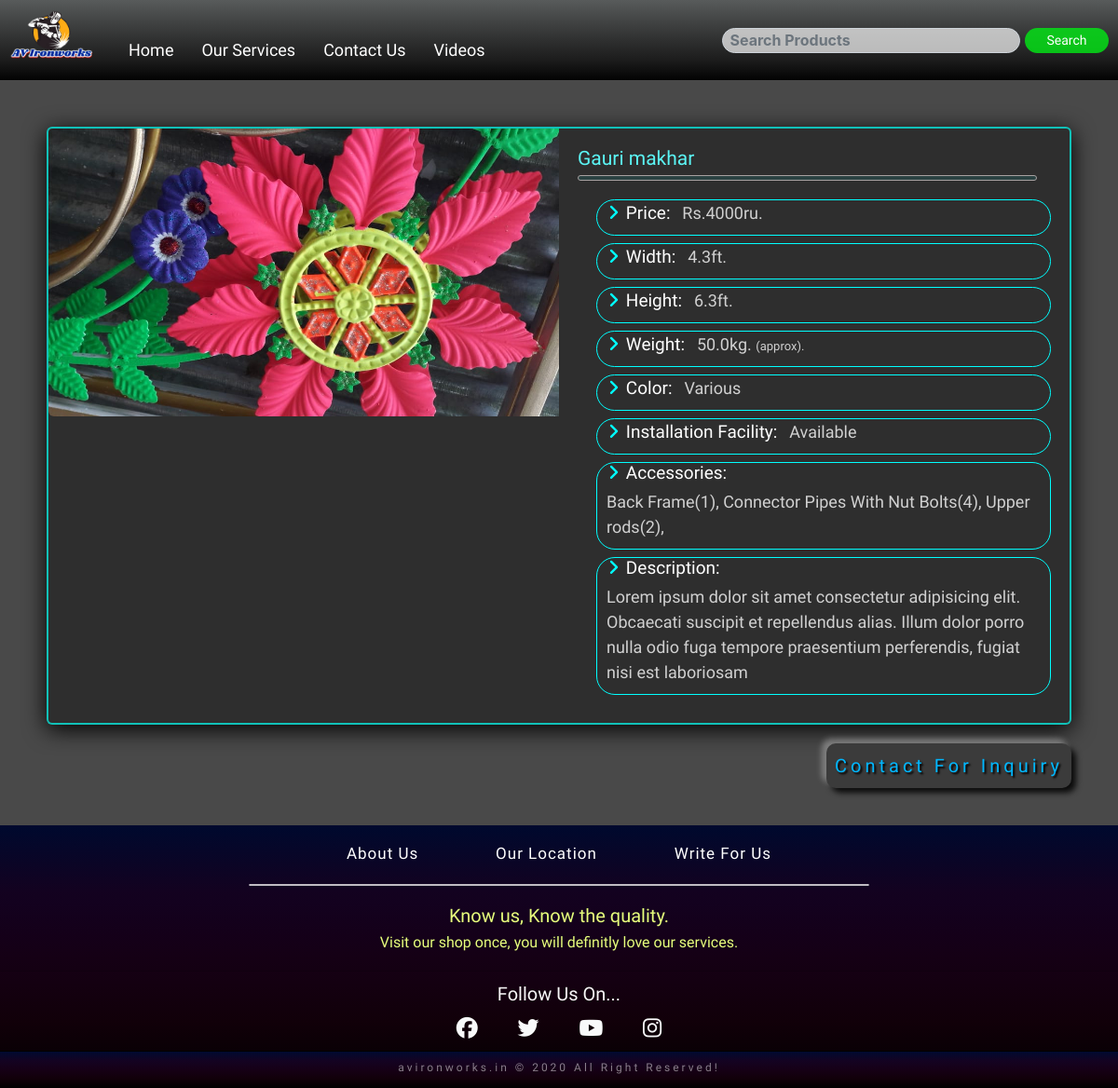
Page /product-details/5 on the committed database.
### home_app/models.py (models this page shows)
class Products(models.Model):
    prod_cat = models.CharField(max_length=30,choices=CATEGORIES,default='')
    prod_head = models.CharField(max_length=50,default='')
    prod_price = models.IntegerField(default=0)
    prod_height = models.FloatField(default=0)
    prod_width = models.FloatField(default=0)
    prod_weight = models.FloatField(default=0)
    prod_color = models.CharField(max_length=30,default='')
    prod_inst_facility = models.CharField(max_length=20,default='')
    prod_accessories = models.CharField(max_length=200,default='')
    prod_desc = models.CharField(max_length=200,default='')
    prod_img = models.ImageField(upload_to='images',default='')

### home_app/views.py (the view)
# urls.py: path('product-details/<int:id>', home_app_view.prod_details_view,name='prod_details'),
def prod_details_view(request,id):
    product = Products.objects.get(id=id)
    return render(request,'home_app/prod_details.html',{'product':product})

### templates/home_app/prod_details.html
<!DOCTYPE html>
{% extends 'home_app/base.html' %}
{% load static %}
{% block body_block %}
<div class="p-d-row">
        <div class="prod_details-img-box">
            <img src="{{product.prod_img.url}}" alt="image">
        </div>
        <div class="product-details-box">
            <h2 class="p-d-name"">{{product.prod_head}}</h2>
            <div class="bottom-line"></div>
            <ul class="prod-details">
                <li>
                    <h3><i class="fas fa-angle-right"></i>Price:</h3>
                    <p> Rs.{{product.prod_price}}ru.</p>
                </li>
                <li>
                    <h3><i class="fas fa-angle-right"></i>Width:</h3>
                    <p> {{product.prod_width}}ft.</p>
                </li>
                <li>
                    <h3><i class="fas fa-angle-right"></i>Height:</h3>
                    <p> {{product.prod_height}}ft.</p>
                </li>
                <li>
                    <h3><i class="fas fa-angle-right"></i>Weight:</h3>
                    <p> {{product.prod_weight}}kg. <span>(approx).</span></p>
                </li>
                <li>
                    <h3><i class="fas fa-angle-right"></i>Color:</h3>
                    <p> {{product.prod_color}}</p>
                </li>
                <li>
                    <h3><i class="fas fa-angle-right"></i>Installation Facility:</h3>
                    <p> {{product.prod_inst_facility}}</p>
                </li>
                <li>
                    <h3><i class="fas fa-angle-right"></i>Accessories:</h3>
                    <p> {{product.prod_accessories}}</p>
                </li>
                <li>
                    <h3><i class="fas fa-angle-right"></i>Description:</h3>
                    <p>{{product.prod_desc}}</p>
                </li>
            </ul>
        </div>
    </div>
    <div class="row contact-btn glow">
        <a href="/contact" class="btn ml-auto">Contact For Inquiry</a>
    </div>
{% endblock %}

### static/css/home.css (style rules this page uses)
* { margin: 0; padding: 0; box-sizing: border-box; }
html { font-size: 10px; }
body { background-color: #494949; }
.row { padding-left: 2rem; }

### static/css/prod_details.css (style rules this page uses)
* { margin: 0px; padding: 0px; box-sizing: border-box; }
html { font-size: 10px; }
.p-d-row { background-color: rgb(46, 46, 46); margin: 5rem 5rem 2rem 5rem; border: 2px solid rgba(7, 255, 243, 0.705); border-radius: 0.6rem; box-shadow: 0px 5px 24px 0px rgb(0, 0, 0); }
.p-d-row::after { content: ''; display: block; clear: both; }
.prod_details-img-box { float: left; height: auto; width: 50%; }
.prod_details-img-box img { width: 100%; height: auto; border-top-left-radius: 0.6rem; border-bottom-left-radius: 0.6rem; }
.product-details-box { padding: 2rem; float: left; width: 50%; }
.p-d-name { font-size: 2.1rem; font-family: 'Lemonada', cursive; color: rgb(91, 245, 245); }
.bottom-line { padding: 0.2rem; width: 97%; border: 1px solid rgb(167, 161, 161); background-color: rgba(29, 212, 212, 0.123); border-radius: 2rem; }
.prod-details { margin-top: 2rem; }
.prod-details li { margin-bottom: 0.8rem; list-style: none; margin-left: 2rem; border: 1px solid aqua; border-radius: 2rem; }
.prod-details li p { margin-left: 1rem; font-size: 1.8rem; }
.prod-details h3,p { font-family: 'Play', sans-serif; display: inline-block; }
.prod-details li i { margin-left: 0.6em; margin-right: 0.4em; color: aqua; }
.prod-details li h3 { font-size: 1.9em; color: rgb(255, 255, 255); }
.prod-details p { color: rgb(209, 209, 209); font-family: 'Sriracha', cursive; }
.prod-details span { font-size: 1.3rem; }
.contact-btn { margin: 0 5rem 4rem 5rem; }
.contact-btn a { display: inline-block; padding: 0.8rem; font-size: 2rem; letter-spacing: 0.4rem; color: rgb(0, 183, 255); font-family: 'Lemonada', cursive; border-radius: 1rem; text-decoration: none; background-color: rgb(59, 59, 59); text-shadow: 2px 2px 2px rgb(0, 0, 0); transition-duration: 0.7s; box-shadow: -5px -5px 6px rgba(255, 255, 255, 0.315),5px 5px 6px rgba(0, 0, 0, 0.863); }

### static/css/services.css (style rules this page uses)
* { margin: 0; padding: 0; box-sizing: border-box; }
html { font-size: 10px; }

### static/css/contact.css (style rules this page uses)
* { margin: 0; padding: 0; box-sizing: border-box; }
html { font-size: 10px; }
.contact-row .each-row h2,p { color: rgb(253, 186, 186); font-size: 1.6rem; }

### static/css/about.css (style rules this page uses)
* { margin: 0; padding: 0; box-sizing: border-box; }
html { font-size: 10px; }
body { background-color: rgb(73, 73, 73); }

### static/css/message.css (style rules this page uses)
* { margin: 0; padding: 0; box-sizing: border-box; }
html { font-size: 10px; }

### rows in the picture
Products: prod_img (picture), prod_head "Gauri makhar", prod_price "4000", prod_width "4.3", prod_height "6.3", prod_weight "50.0", prod_color "Various", prod_inst_facility "Available", prod_accessories "Back Frame(1), Connector Pipes With Nut Bolts(4), Upper rods(2),", prod_desc "Lorem ipsum dolor sit amet consectetur adipisicing elit. Obcaecati suscipit et repellendus alias. Illum dolor porro nulla odio fuga tempore praesentium perferendis, fugiat nisi est laboriosam"
